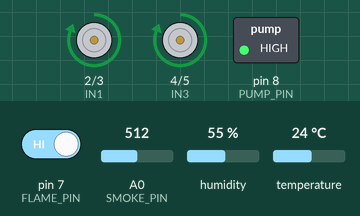
Recording of a sketch running on a simulated Arduino Uno, built with avr-gcc and run on an emulated ATmega328P. Shown: motor-driver pin pairs drawn as motors (green arrow = first pin HIGH = forward, orange = second pin HIGH = backward, longer = more drive), switched loads named in the sketch (green lamp = pin HIGH). Inputs (shaded band) come from the test bench; at power-on: A0 (SMOKE_PIN) = 512, pin 7 (FLAME_PIN) HIGH, humidity 55 %, temperature 24 °C. Random numbers use the default seed unless the sketch sets one.

Above: at 1.2 s.
1.3 s: A0 (SMOKE_PIN) set to 257
2.8 s: A0 (SMOKE_PIN) set to 236
At 4.9 s:
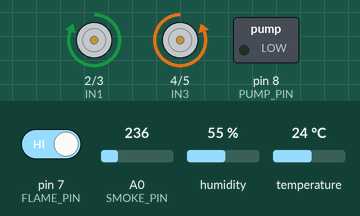
5.3 s: A0 (SMOKE_PIN) set to 260
At 6.0 s:
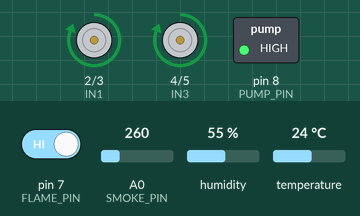
6.8 s: A0 (SMOKE_PIN) set to 240
At 9.0 s:
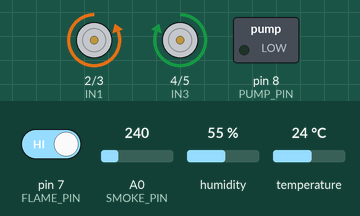
9.3 s: A0 (SMOKE_PIN) set to 306
At 10.2 s:
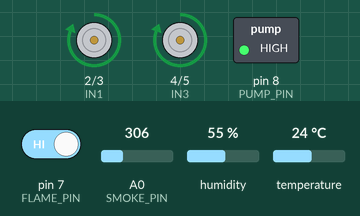
Timing chart, 0 to 11.8 s (numbered marks = the images above; inputs shaded):
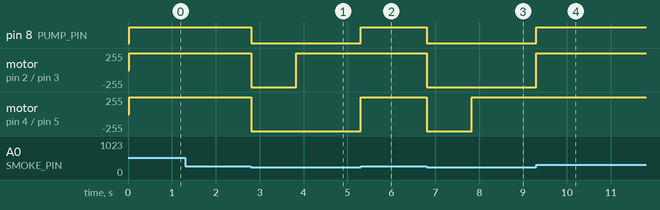

The sketch:

robotics_code.ino
```cpp
#include "DHT.h"

// --- Pin Definitions (Same Config) ---
#define DHTPIN 6
#define DHTTYPE DHT11
#define FLAME_PIN 7       // Digital: LOW = Fire detected
#define SMOKE_PIN A0      // Analog: Higher = Smoke detected
#define PUMP_PIN 8        // Relay: HIGH = Pump ON

// Motor Pins (L298N)
const int IN1 = 2; const int IN2 = 3;
const int IN3 = 4; const int IN4 = 5;

// --- Thresholds ---
const int smokeThreshold = 250;    // Lowered for faster detection
const float tempThreshold = 45.0;

DHT dht(DHTPIN, DHTTYPE);

unsigned long lastWanderTime = 0;
int wanderDirection = 0;

void setup() {
  dht.begin();

  pinMode(FLAME_PIN, INPUT);
  pinMode(PUMP_PIN, OUTPUT);

  // REVERSE LOGIC: Ensure pump is OFF at startup
  digitalWrite(PUMP_PIN, LOW);

  pinMode(IN1, OUTPUT); pinMode(IN2, OUTPUT);
  pinMode(IN3, OUTPUT); pinMode(IN4, OUTPUT);

  randomSeed(analogRead(A5)); // Seed for random patrol
}

void loop() {
  int flameStatus = digitalRead(FLAME_PIN);
  int smokeLevel = analogRead(SMOKE_PIN);
  float currentTemp = dht.readTemperature();

  if (isnan(currentTemp)) currentTemp = 0;

  // --- TARGET DETECTED (Priority Attack Mode) ---
  if (flameStatus == LOW || smokeLevel > smokeThreshold || currentTemp > tempThreshold) {

    // 1. Move straight into the detected path
    moveForward();

    // 2. Instant Pump ON (Reverse Logic: HIGH = ON)
    digitalWrite(PUMP_PIN, HIGH);

    // 3. Stay in "Attack Mode" as long as the sensor is triggered
    // This forces the relay to follow the sensor signal exactly
    while(digitalRead(FLAME_PIN) == LOW || analogRead(SMOKE_PIN) > smokeThreshold) {
      moveForward();
      delay(10);
    }

    // 4. Sensors clear: Stop pump and redirect
    digitalWrite(PUMP_PIN, LOW);
    reverse();
    delay(1000);

  } else {
    // --- RANDOM PATROL MODE ---
    digitalWrite(PUMP_PIN, LOW);
    handleWandering();
  }
}

// --- Navigation Functions ---

void handleWandering() {
  if (millis() - lastWanderTime > 2000) {
    wanderDirection = random(0, 3);
    lastWanderTime = millis();
  }

  if (wanderDirection == 0) moveForward();
  else if (wanderDirection == 1) turnLeft();
  else if (wanderDirection == 2) turnRight();
}

void moveForward() {
  digitalWrite(IN1, HIGH); digitalWrite(IN2, LOW);
  digitalWrite(IN3, HIGH); digitalWrite(IN4, LOW);
}

void turnLeft() {
  digitalWrite(IN1, LOW);  digitalWrite(IN2, HIGH);
  digitalWrite(IN3, HIGH); digitalWrite(IN4, LOW);
}

void turnRight() {
  digitalWrite(IN1, HIGH); digitalWrite(IN2, LOW);
  digitalWrite(IN3, LOW);  digitalWrite(IN4, HIGH);
}

void reverse() {
  digitalWrite(IN1, LOW); digitalWrite(IN2, HIGH);
  digitalWrite(IN3, LOW); digitalWrite(IN4, HIGH);
}

void stopRobot() {
  digitalWrite(IN1, LOW); digitalWrite(IN2, LOW);
  digitalWrite(IN3, LOW); digitalWrite(IN4, LOW);
}
```

Measured:
- the behaviour switches between 251 and 250 on A0 (SMOKE_PIN) (found by bisection; images 0 and 1)
- after the input at 1.3 s, every drawn part: stays the same
- after the input at 2.8 s, pin 8 (PUMP_PIN): HIGH → LOW at once; motor on pin 2 (IN1) / pin 3 (IN2): forward 255/255 → backward 255/255 at once, → forward 255/255 1.0 s later; motor on pin 4 (IN3) / pin 5 (IN4): forward 255/255 → backward 255/255 at once
- after the input at 5.3 s, pin 8 (PUMP_PIN): LOW → HIGH at once
- after the input at 6.8 s, pin 8 (PUMP_PIN): HIGH → LOW at once; motor on pin 2 (IN1) / pin 3 (IN2): forward 255/255 → backward 255/255 at once; motor on pin 4 (IN3) / pin 5 (IN4): forward 255/255 → backward 255/255 at once, → forward 255/255 1.0 s later
- after the input at 9.3 s, pin 8 (PUMP_PIN): LOW → HIGH at once
